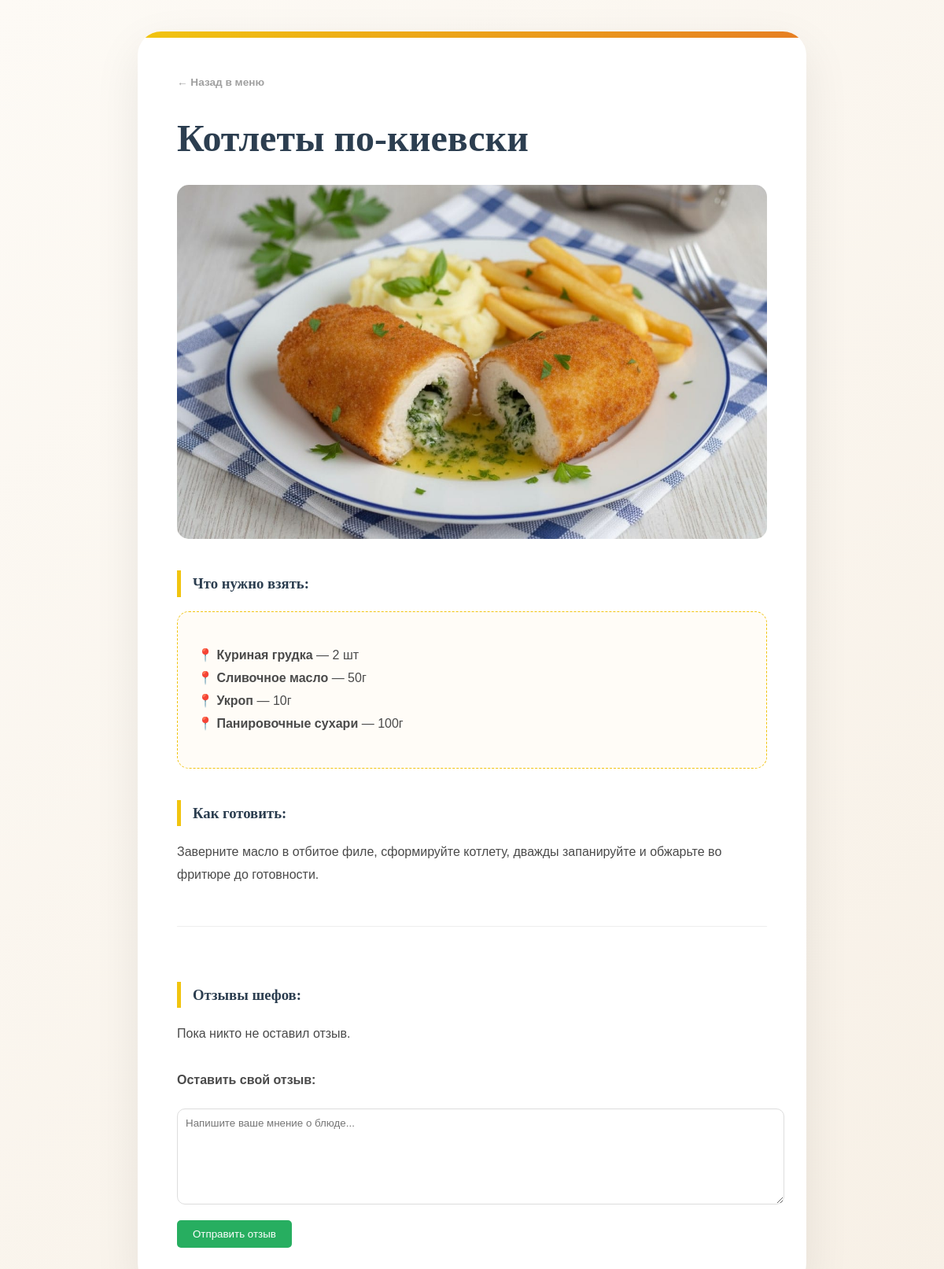
The page /menu/6/ on the database its author committed.
### recipes/models.py (models this page shows, shortened)
class Recipe(models.Model):
    DIFFICULTY_CHOICES = [('easy', 'Легко'), ('medium', 'Средне'), ('hard', 'Сложно')]
    title = models.CharField(max_length=200, verbose_name="Название блюда")
    description = models.TextField(verbose_name="Описание приготовления")
    image = models.ImageField(upload_to='recipes/', verbose_name="Фото блюда", blank=True, null=True)
    author = models.ForeignKey(ChefProfile, on_delete=models.CASCADE, related_name='recipes', null=True)
    category = models.ForeignKey(Category, on_delete=models.SET_NULL, null=True)
    difficulty = models.CharField(max_length=10, choices=DIFFICULTY_CHOICES, default='easy')
    cooking_time = models.PositiveIntegerField(default=30)
    created_at = models.DateTimeField(auto_now_add=True)

class Ingredient(models.Model):
    recipe = models.ForeignKey(Recipe, on_delete=models.CASCADE, related_name='ingredients_list')
    name = models.CharField(max_length=100)
    amount = models.CharField(max_length=50)

### recipes/views.py (the view)
# urls.py: path('menu/<int:pk>/', recipe_detail, name='recipe_detail'),
def recipe_detail(request, pk):
    recipe = get_object_or_404(Recipe, pk=pk)
    chef_name = request.session.get('chef_name')
    if request.method == 'POST' and chef_name:
        author = ChefProfile.objects.get(username=chef_name)
        Comment.objects.create(recipe=recipe, author=author, text=request.POST.get('text'))
        return redirect('recipe_detail', pk=pk)
    return render(request, 'recipe_detail.html', {'recipe': recipe, 'chef': chef_name})

### recipes/templates/recipe_detail.html (shortened to what this page needs)
<!DOCTYPE html>
{% load static %}
<html lang="ru">
<head>
    <link href="https://googleapis.com" rel="stylesheet">
</head>
<body>
    <div class="recipe-card">
        <a href="{% url 'menu' %}" class="back-link">← Назад в меню</a>
        <h1>{{ recipe.title }}</h1>
        {% if recipe.image_name %}
            <img src="{% static recipe.image_name %}" class="recipe-image" alt="{{ recipe.title }}">
        {% elif recipe.image %}
            <img src="{% static recipe.image %}" class="recipe-image" alt="{{ recipe.title }}">
        {% endif %}
        <h3>Что нужно взять:</h3>
        <div class="ingredients-box">
            <ul style="list-style: none; padding: 0;">
                {% for item in recipe.ingredients_list.all %}
                    <li>📍 <b>{{ item.name }}</b> — {{ item.amount }}</li>
                {% empty %}
                    <li>Ингредиенты не указаны</li>
                {% endfor %}
            </ul>
        </div>
        <h3>Как готовить:</h3>
        <div class="instructions">{{ recipe.description }}</div>
        <div style="margin-top: 50px; border-top: 1px solid #eee; padding-top: 30px;">
            <h3>Отзывы шефов:</h3>
            {% for comment in recipe.comments.all %}
                <div class="comment">
                    <b>{{ comment.author.username }}</b>: {{ comment.text }}
                    <div style="font-size: 0.8em; color: #999;">{{ comment.created_at|date:"d.m.Y H:i" }}</div>
                </div>
            {% empty %}
                <p>Пока никто не оставил отзыв.</p>
            {% endfor %}
            <h4 style="margin-top: 30px;">Оставить свой отзыв:</h4>
            <form method="POST">
                <textarea name="text" placeholder="Напишите ваше мнение о блюде..." required></textarea>
                <button type="submit" class="btn-comment">Отправить отзыв</button>
            </form>
        </div>
    </div>
</body>
</html>

### recipes/templates/recipe_detail.html (style rules this page uses)
body { font-family: 'Montserrat', sans-serif; background: linear-gradient(135deg, #fdfaf5 0%, #f7f0e6 100%); color: #4a4a4a; line-height: 1.8; margin: 0; padding: 40px 20px; display: flex; justify-content: center; min-height: 100vh; }
.recipe-card { background: #ffffff; max-width: 750px; width: 100%; padding: 50px; border-radius: 30px; box-shadow: 0 20px 60px rgba(0,0,0,0.08); position: relative; overflow: hidden; }
.recipe-card::before { content: ""; position: absolute; top: 0; left: 0; right: 0; height: 8px; background: linear-gradient(90deg, #f1c40f, #e67e22); }
.back-link { display: inline-flex; align-items: center; text-decoration: none; color: #a0a0a0; font-size: 0.85em; font-weight: 600; margin-bottom: 30px; transition: 0.3s; }
h1 { font-family: 'Playfair Display', serif; font-size: 3em; line-height: 1.2; margin: 0 0 30px 0; color: #2c3e50; }
.recipe-image { width: 100%; height: 450px; object-fit: cover; border-radius: 15px; display: block; margin: 0 auto 40px auto; }
h3 { font-family: 'Playfair Display', serif; margin-top: 40px; color: #2c3e50; border-left: 5px solid #f1c40f; padding-left: 15px; }
.ingredients-box { background: #fffcf7; border: 1px dashed #f1c40f; padding: 25px; border-radius: 15px; }
.instructions { white-space: pre-line; margin-bottom: 40px; }
textarea { width: 100%; height: 100px; border-radius: 10px; border: 1px solid #ddd; padding: 10px; font-family: inherit; }
.btn-comment { background: #27ae60; color: white; border: none; padding: 10px 20px; border-radius: 5px; cursor: pointer; margin-top: 10px; }

### rows shown on the page
Recipe: title "Котлеты по-киевски", image (picture), description "Заверните масло в отбитое филе, сформируйте котлету, дважды запанируйте и обжарьте во фритюре до готовности."
Ingredient: name "Куриная грудка", amount "2 шт"
Ingredient: name "Сливочное масло", amount "50г"
Ingredient: name "Укроп", amount "10г"
Ingredient: name "Панировочные сухари", amount "100г"
